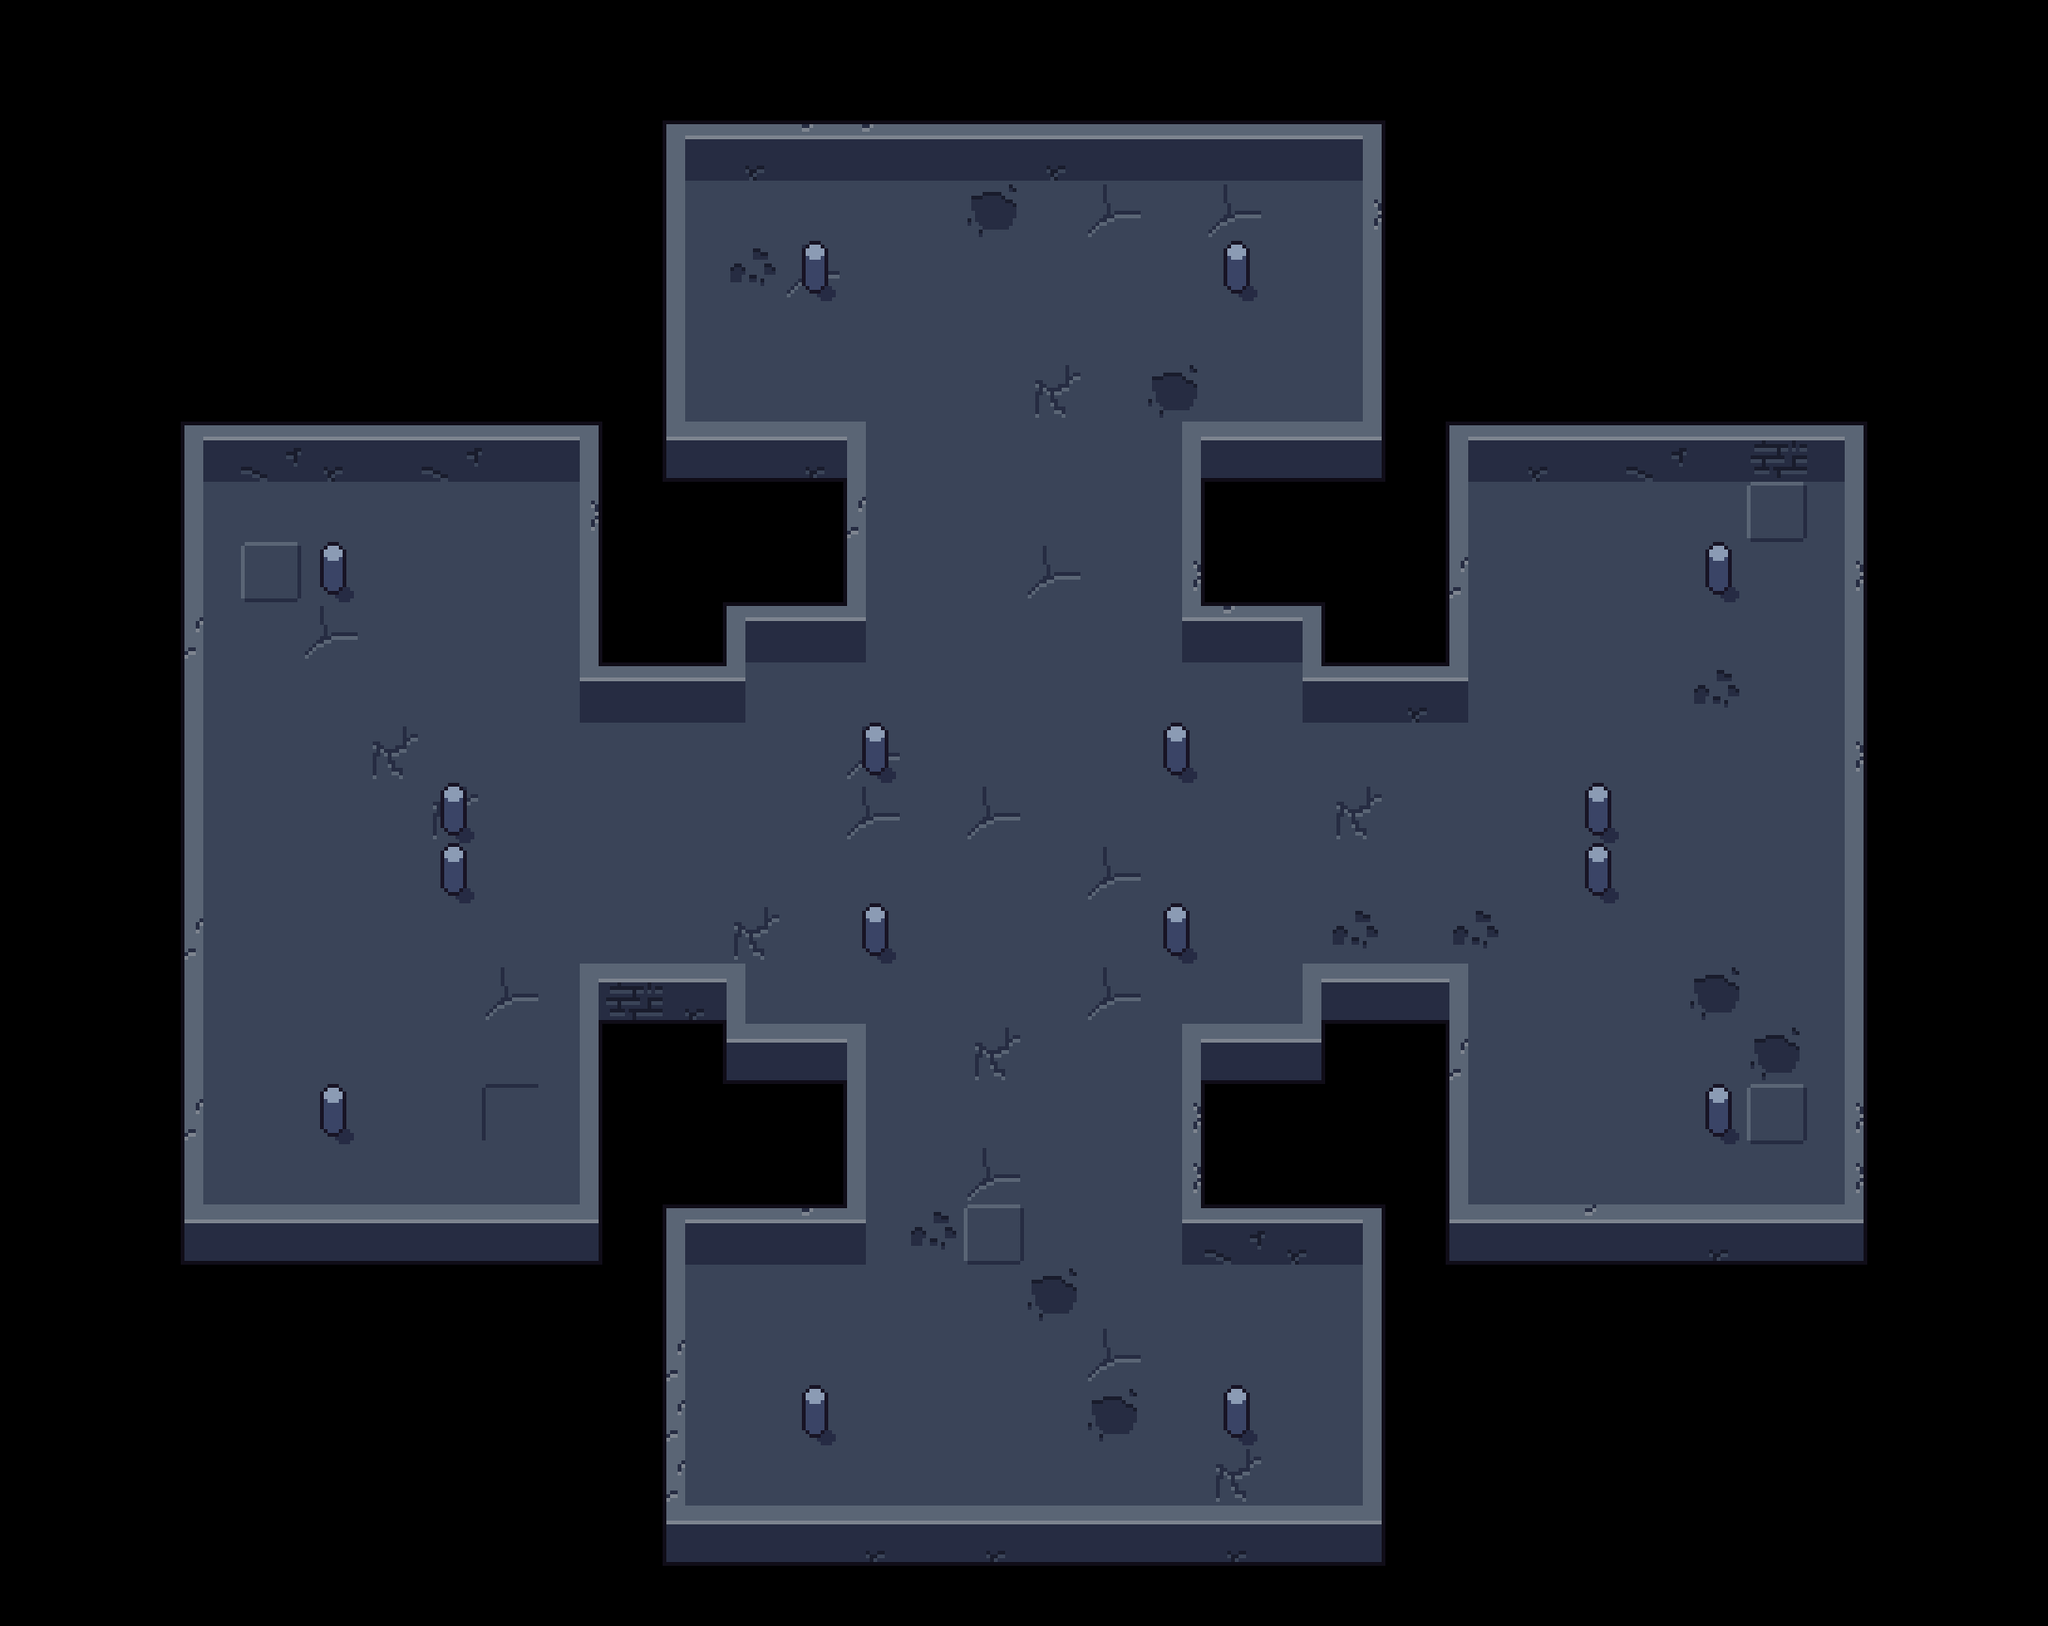

A level layout from a 2D game, rendered from its tile map. Below: a short description, then the map file with tile-grid data replaced by summaries:
An orthogonal 34x27 tile map with 64x64 px tiles, 3 tile layers (Background, Walls, Decoration 1) and 152 objects.

<map version="1.10" tiledversion="1.12.2" orientation="orthogonal" renderorder="right-down" width="34" height="27" tilewidth="64" tileheight="64" infinite="0" nextlayerid="6" nextobjectid="153">
 <tileset firstgid="1" source="../Tilesets/Test.tsx" />
 <layer id="1" name="Background" width="34" height="27">
  <data>[918 cells, 312 non-empty, 7 distinct tile ids]</data>
 </layer>
 <layer id="4" name="Walls" width="34" height="27">
  <data>[918 cells, 156 non-empty, 23 distinct tile ids]</data>
 </layer>
 <layer id="2" name="Decoration 1" width="34" height="27">
  <data>[918 cells, 16 non-empty, 1 distinct tile ids]</data>
 </layer>
 <objectgroup id="3" name="Collisions">
  <object id="1" x="704" y="128" width="768" height="64">
   <properties>
    <property name="Seeable" type="bool" value="false" />
   </properties>
  </object>
  <object id="2" x="704" y="192" width="24" height="256">
   <properties>
    <property name="Seeable" type="bool" value="false" />
   </properties>
  </object>
  <object id="3" x="1448" y="192" width="24" height="256">
   <properties>
    <property name="Seeable" type="bool" value="false" />
   </properties>
  </object>
  <object id="4" x="192" y="448" width="448" height="64">
   <properties>
    <property name="Seeable" type="bool" value="false" />
   </properties>
  </object>
  <object id="5" x="704" y="448" width="192" height="64">
   <properties>
    <property name="Seeable" type="bool" value="false" />
   </properties>
  </object>
  <object id="6" x="896" y="448" width="24" height="256">
   <properties>
    <property name="Seeable" type="bool" value="false" />
   </properties>
  </object>
  <object id="7" x="1256" y="448" width="24" height="256">
   <properties>
    <property name="Seeable" type="bool" value="false" />
   </properties>
  </object>
  <object id="8" x="1280" y="448" width="192" height="64">
   <properties>
    <property name="Seeable" type="bool" value="false" />
   </properties>
  </object>
  <object id="9" x="1536" y="448" width="448" height="64">
   <properties>
    <property name="Seeable" type="bool" value="false" />
   </properties>
  </object>
  <object id="10" x="192" y="512" width="24" height="768">
   <properties>
    <property name="Seeable" type="bool" value="false" />
   </properties>
  </object>
  <object id="11" x="616" y="512" width="24" height="256">
   <properties>
    <property name="Seeable" type="bool" value="false" />
   </properties>
  </object>
  <object id="12" x="1536" y="512" width="24" height="256">
   <properties>
    <property name="Seeable" type="bool" value="false" />
   </properties>
  </object>
  <object id="13" x="1960" y="512" width="24" height="768">
   <properties>
    <property name="Seeable" type="bool" value="false" />
   </properties>
  </object>
  <object id="14" x="768" y="640" width="128" height="64">
   <properties>
    <property name="Seeable" type="bool" value="false" />
   </properties>
  </object>
  <object id="15" x="1280" y="640" width="128" height="64">
   <properties>
    <property name="Seeable" type="bool" value="false" />
   </properties>
  </object>
  <object id="16" x="640" y="704" width="128" height="64">
   <properties>
    <property name="Seeable" type="bool" value="false" />
   </properties>
  </object>
  <object id="17" x="768" y="704" width="24" height="64">
   <properties>
    <property name="Seeable" type="bool" value="false" />
   </properties>
  </object>
  <object id="18" x="1384" y="704" width="24" height="64">
   <properties>
    <property name="Seeable" type="bool" value="false" />
   </properties>
  </object>
  <object id="19" x="1408" y="704" width="128" height="64">
   <properties>
    <property name="Seeable" type="bool" value="false" />
   </properties>
  </object>
  <object id="20" x="616" y="1024" width="24" height="256">
   <properties>
    <property name="Seeable" type="bool" value="false" />
   </properties>
  </object>
  <object id="21" x="640" y="1024" width="128" height="64">
   <properties>
    <property name="Seeable" type="bool" value="false" />
   </properties>
  </object>
  <object id="22" x="768" y="1024" width="24" height="64">
   <properties>
    <property name="Seeable" type="bool" value="false" />
   </properties>
  </object>
  <object id="23" x="1384" y="1024" width="24" height="64">
   <properties>
    <property name="Seeable" type="bool" value="false" />
   </properties>
  </object>
  <object id="24" x="1408" y="1024" width="128" height="64">
   <properties>
    <property name="Seeable" type="bool" value="false" />
   </properties>
  </object>
  <object id="25" x="1536" y="1024" width="24" height="256">
   <properties>
    <property name="Seeable" type="bool" value="false" />
   </properties>
  </object>
  <object id="26" x="768" y="1088" width="128" height="64">
   <properties>
    <property name="Seeable" type="bool" value="false" />
   </properties>
  </object>
  <object id="27" x="896" y="1088" width="24" height="256">
   <properties>
    <property name="Seeable" type="bool" value="false" />
   </properties>
  </object>
  <object id="28" x="1256" y="1088" width="24" height="256">
   <properties>
    <property name="Seeable" type="bool" value="false" />
   </properties>
  </object>
  <object id="29" x="1280" y="1088" width="128" height="64">
   <properties>
    <property name="Seeable" type="bool" value="false" />
   </properties>
  </object>
  <object id="30" x="192" y="1280" width="448" height="64">
   <properties>
    <property name="Seeable" type="bool" value="false" />
   </properties>
  </object>
  <object id="31" x="704" y="1280" width="192" height="64">
   <properties>
    <property name="Seeable" type="bool" value="false" />
   </properties>
  </object>
  <object id="32" x="1280" y="1280" width="192" height="64">
   <properties>
    <property name="Seeable" type="bool" value="false" />
   </properties>
  </object>
  <object id="33" x="1536" y="1280" width="448" height="64">
   <properties>
    <property name="Seeable" type="bool" value="false" />
   </properties>
  </object>
  <object id="34" x="704" y="1344" width="24" height="256">
   <properties>
    <property name="Seeable" type="bool" value="false" />
   </properties>
  </object>
  <object id="35" x="1448" y="1344" width="24" height="256">
   <properties>
    <property name="Seeable" type="bool" value="false" />
   </properties>
  </object>
  <object id="36" x="704" y="1600" width="768" height="64">
   <properties>
    <property name="Seeable" type="bool" value="false" />
   </properties>
  </object>
  <object id="37" x="916" y="792" width="28" height="36">
   <properties>
    <property name="Seeable" type="bool" value="false" />
   </properties>
  </object>
  <object id="38" x="1236" y="792" width="28" height="36">
   <properties>
    <property name="Seeable" type="bool" value="false" />
   </properties>
  </object>
  <object id="39" x="916" y="984" width="28" height="36">
   <properties>
    <property name="Seeable" type="bool" value="false" />
   </properties>
  </object>
  <object id="40" x="1236" y="984" width="28" height="36">
   <properties>
    <property name="Seeable" type="bool" value="false" />
   </properties>
  </object>
  <object id="41" x="852" y="280" width="28" height="36">
   <properties>
    <property name="Seeable" type="bool" value="false" />
   </properties>
  </object>
  <object id="42" x="1300" y="280" width="28" height="36">
   <properties>
    <property name="Seeable" type="bool" value="false" />
   </properties>
  </object>
  <object id="43" x="852" y="1496" width="28" height="36">
   <properties>
    <property name="Seeable" type="bool" value="false" />
   </properties>
  </object>
  </objectgroup>
 <objectgroup id="5" name="Collision Lines">
  <!-- 100 objects omitted --></objectgroup>
</map>
<!-- 109 of 152 objects omitted -->
